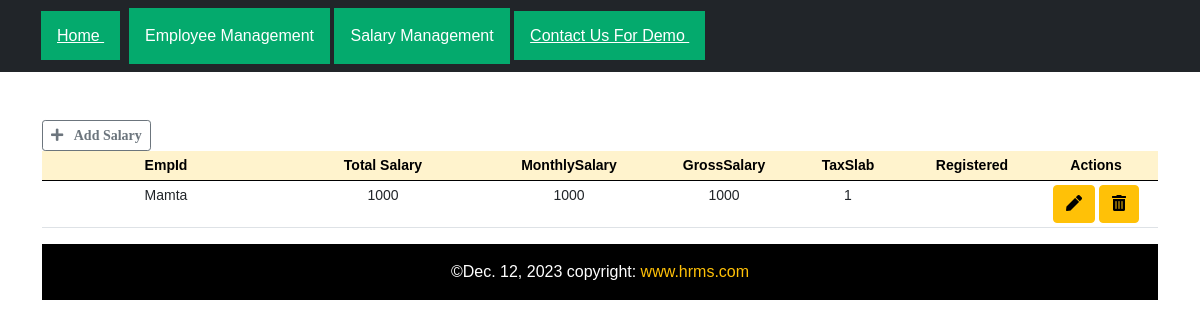
Screenshot of /SalaryList with the database file from the repository.
### myApp/models.py (models this page shows, shortened)
class Salary(models.Model):
    SalaryId = models.AutoField(primary_key=True)
    EmpId = models.TextField(null=True)
    MonthlySalary = models.TextField(max_length=40)
    TotalSalary = models.TextField(max_length=8)
    GrossSalary = models.TextField(max_length=8)
    TaxSlab = models.TextField(max_length=2)
    created_at = models.DateTimeField(auto_now_add=True)

### myApp/views.py (the view)
# urls.py: path('SalaryList',views.SalaryList,name='SalaryList'),
def SalaryList(request):
    all_salary=Salary.objects.all().order_by('-created_at')
    return render(request,'SalaryList.html',{"salarys":all_salary})

### myApp/templates/SalaryList.html (shortened to what this page needs)
{% extends 'base.html' %}
{% block navbar-content %}
<a class="dropbtn" href="{% url 'home' %}">Home </a> &nbsp;
<div class="dropdown">
    <button class="dropbtn">Employee Management</button>
  </div>
  <div class="dropdown">
    <button class="dropbtn">Salary Management</button>
  </div>
  <a class="dropbtn" href="{% url 'ContactUs' %}" >Contact Us For Demo </a> &nbsp;
{% endblock navbar-content %}
{% block content %}
<div class="container">
    <br><br>
    <a href="{% url 'add_salary' %}" class="btn btn-outline-secondary btn-sm"><i class="fas fa-plus">&nbsp;
            &nbsp;Add Salary
        </i></a>
    <table class="table table-boarded table-sm at-4" style="text-align: center;font-size: 14px;">
        <thead class="table-warning">
            <tr>
                <th style="width: 20%;">EmpId</th>
                <th style="width: 15%;">Total Salary</th>
                <th style="width: 15%;">MonthlySalary</th>
                <th style="width: 10%;">GrossSalary</th>
                <th style="width:10%;">TaxSlab</th>
                <th style="width: 10%;">Registered</th>
                <th colspan="2" style="width: 10%;">Actions</th>
            </tr>
        </thead>
        {% for sal in salarys %}
        <tr>
            <td>{{sal.EmpId}}</td>
            <td>{{sal.TotalSalary}}</td>
            <td>{{sal.MonthlySalary}}</td>
            <td>{{sal.GrossSalary}}</td>
            <td>{{sal.TaxSlab}}</td>
            <td>{{emp.created_at | date:'m/d/y'}}</td>
            <td>
                <a href="/salary/{{sal.SalaryId}}" class="btn btn-warning" title="Edit Salary">
                    <i class="fas fa-pen"></i>
                </a>
                <a href="/delete_salary/{{sal.SalaryId}}" class="btn btn-warning" title="delete Salary">
                    <i class="fas fa-trash-alt"></i>
                </a>
            </td>
        </tr>
        {% endfor %}
</div>
 {% endblock content %}

### myApp/static/css/style.css (style rules this page uses)
html, body { height: 100%; margin: 0; max-width: 100%; overflow: hidden }

### myApp/templates/base.html (style rules this page uses)
.dropbtn { background-color: #04AA6D; color: white; padding: 16px; font-size: 16px; border: none; }
.dropdown { position: relative; display: inline-block; }
* { box-sizing: border-box; }
body { font-family: Verdana, sans-serif; }

### rows the page displays
Salary: EmpId "Mamta", TotalSalary "1000", MonthlySalary "1000", GrossSalary "1000", TaxSlab "1"
